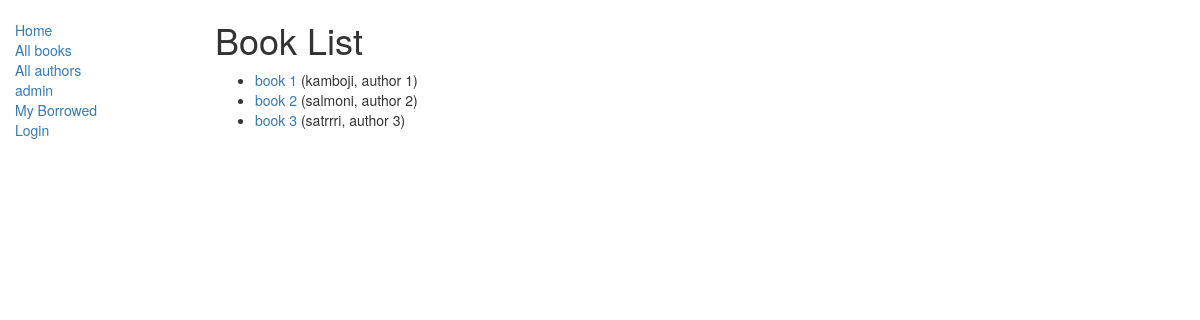
/catalog/books/, run on the app's committed database.
### catalog/models.py (models this page shows, shortened)
class Book(models.Model):
    title = models.CharField(max_length=200)
    author = models.ForeignKey('Author', on_delete=models.SET_NULL, null=True)
    summary = models.TextField(max_length=1000, help_text="Enter a brief description of the book")
    isbn = models.CharField('ISBN',max_length=13, help_text='13 Character <a href="https://www.isbn-international.org/content/what-isbn">ISBN number</a>')
    genre = models.ManyToManyField(Genre, help_text="Select a genre for this book")
    def get_absolute_url(self):
        return reverse('catalog:book-detail', args=[str(self.id)])

class Author(models.Model):
    first_name = models.CharField(max_length=100)
    last_name = models.CharField(max_length=100)
    date_of_birth = models.DateField('Brith',null=True, blank=True)
    date_of_death = models.DateField('Died', null=True, blank=True)
    def __str__(self):
        return '%s, %s' % (self.last_name, self.first_name)

### catalog/views.py (the view)
class BookListView(generic.ListView):
    template_name = "catalog/book_list.html"
    model = models.Book

### catalog/templates/catalog/book_list.html
{% extends "catalog/base_generic.html" %}
{% block content %}
    <h1>Book List</h1>
    {% if book_list %}
    <ul>
      {% for book in book_list %}
      <li>
        <a href="{{ book.get_absolute_url }}">{{ book.title }}</a> ({{book.author}})
      </li>
      {% endfor %}
    </ul>
    {% else %}
      <p>There are no books in the library.</p>
    {% endif %}
{% endblock %}

### data on the page
Book: title "book 1", author "kamboji, author 1"
Book: title "book 2", author "salmoni, author 2"
Book: title "book 3", author "satrrri, author 3"
